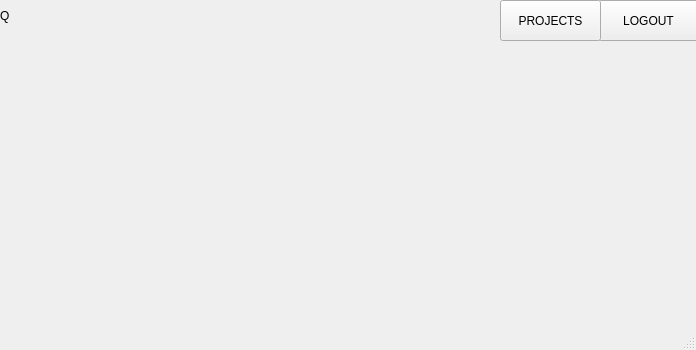
<?xml version="1.0" encoding="UTF-8"?>
<ui version="4.0">
 <class>MainApp</class>
 <widget class="QMainWindow" name="MainApp">
  <property name="enabled">
   <bool>true</bool>
  </property>
  <property name="geometry">
   <rect>
    <x>0</x>
    <y>0</y>
    <width>696</width>
    <height>350</height>
   </rect>
  </property>
  <property name="windowTitle">
   <string>MainWindow</string>
  </property>
  <widget class="QWidget" name="centralwidget">
   <widget class="QPushButton" name="logout">
    <property name="geometry">
     <rect>
      <x>598</x>
      <y>0</y>
      <width>101</width>
      <height>41</height>
     </rect>
    </property>
    <property name="text">
     <string>LOGOUT</string>
    </property>
   </widget>
   <widget class="QPushButton" name="projects">
    <property name="geometry">
     <rect>
      <x>500</x>
      <y>0</y>
      <width>101</width>
      <height>41</height>
     </rect>
    </property>
    <property name="text">
     <string>PROJECTS</string>
    </property>
   </widget>
   <widget class="QLabel" name="label">
    <property name="geometry">
     <rect>
      <x>0</x>
      <y>0</y>
      <width>391</width>
      <height>31</height>
     </rect>
    </property>
    <property name="text">
     <string>Q</string>
    </property>
   </widget>
  </widget>
  <widget class="QMenuBar" name="menubar">
   <property name="geometry">
    <rect>
     <x>0</x>
     <y>0</y>
     <width>696</width>
     <height>22</height>
    </rect>
   </property>
  </widget>
  <widget class="QStatusBar" name="statusbar"/>
 </widget>
 <resources/>
 <connections/>
</ui>
